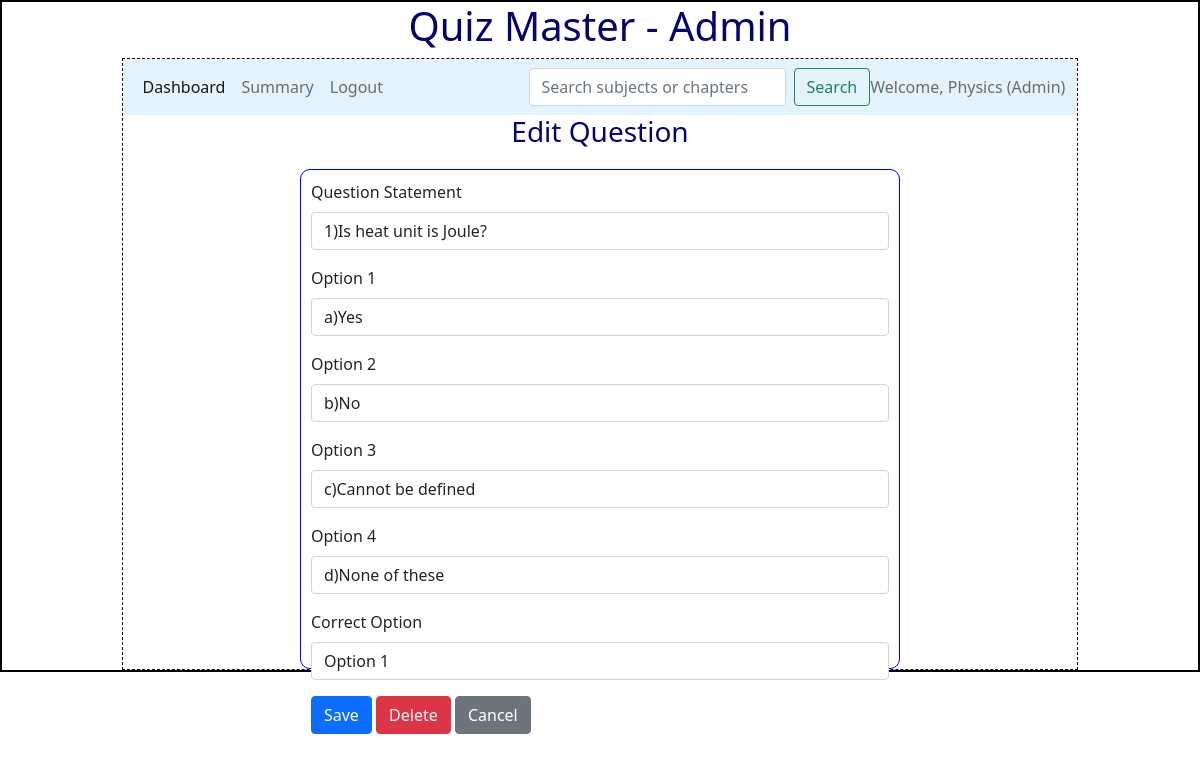
Page /edit_question/1/Physics on the committed database.
### backend/models.py (models this page shows)
class Question(db.Model):
    __tablename__ = "question"
    id = db.Column(db.Integer, primary_key=True)
    question_statement = db.Column(db.String, nullable=False)
    option1 = db.Column(db.String, nullable=False)
    option2 = db.Column(db.String, nullable=False)
    option3 = db.Column(db.String, nullable=False)
    option4 = db.Column(db.String, nullable=False)
    correct_option = db.Column(db.String, nullable=False)
    quiz_id = db.Column(db.Integer, db.ForeignKey("quiz.id"), nullable=False)

### backend/controllers.py (the view, shortened to what this page needs)
@app.route("/edit_question/<question_id>/<name>", methods=["GET", "POST"])
def edit_question(question_id, name):
    question = Question.query.get(question_id)
    return render_template("edit_question.html", question=question, name=name)

### templates/edit_question.html (shortened to what this page needs)
{% extends "admin_layout.html" %}
{% block content %}
    <div class="center"><h3>Edit Question</h3></div>
    <form action="/edit_question/{{question.id}}/{{name}}" method="POST">
        <div class="input_form">
            <div class="mb-3">
                <label for="question_statement" class="form-label">Question Statement</label>
                <input type="text" class="form-control" name="question_statement" id="question_statement" value="{{question.question_statement}}" required>
            </div>
            <div class="mb-3">
                <label for="option1" class="form-label">Option 1</label>
                <input type="text" class="form-control" name="option1" id="option1" value="{{question.option1}}" required>
            </div>
            <div class="mb-3">
                <label for="option2" class="form-label">Option 2</label>
                <input type="text" class="form-control" name="option2" id="option2" value="{{question.option2}}" required>
            </div>
            <div class="mb-3">
                <label for="option3" class="form-label">Option 3</label>
                <input type="text" class="form-control" name="option3" id="option3" value="{{question.option3}}" required>
            </div>
            <div class="mb-3">
                <label for="option4" class="form-label">Option 4</label>
                <input type="text" class="form-control" name="option4" id="option4" value="{{question.option4}}" required>
            </div>
            <div class="mb-3">
                <label for="correct_option" class="form-label">Correct Option</label>
                <select class="form-control" name="correct_option" id="correct_option" required>
                    <option value="option1" {% if question.correct_option == "option1" %}selected{% endif %}>Option 1</option>
                </select>
            </div>
            <div class="mb-3">
                <button type="submit" class="btn btn-primary">Save</button>
                <a href="/delete_question/{{question.id}}/{{name}}" class="btn btn-danger">Delete</a>
                <a href="/admin/{{name}}" class="btn btn-secondary">Cancel</a>
            </div>
        </div>
    </form>
{% endblock %}

### static/styles/main.css (style rules this page uses)
* { margin:0px; }
.input_form { border: 1px solid blue; width: 600px; height: 500px; margin: auto; margin-top: 20px; padding: 10px; border-radius: 10px; font-size: 16px; text-align: justify; }
.center { text-align: center; margin: auto; color: rgb(5,5,110) }

### rows in the picture
Question: question_statement "1)Is heat unit is Joule?", option1 "a)Yes", option2 "b)No", option3 "c)Cannot be defined", option4 "d)None of these", correct_option "Option 1"

### other values in the picture
{{ name }} "Physics"
